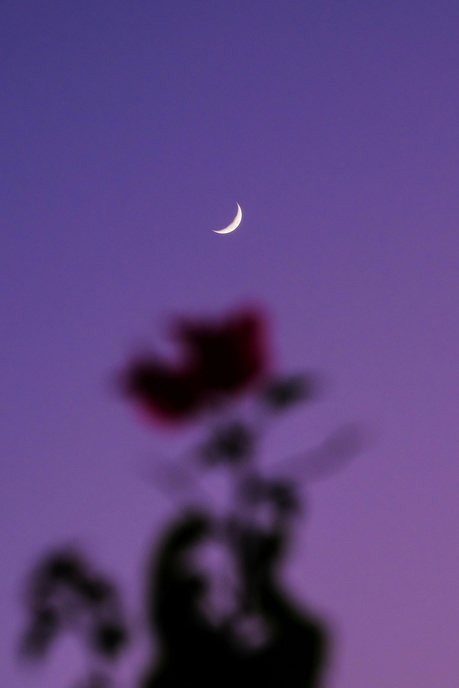
#> input picture images/moon.jpg, 459 x 688 px, shrunk from 3083 x 4624 before the run
$ jupyter execute 7_4_morphology.ipynb
#> lines starting #> are read from the running program, lines starting #| are printed output that depends on the picture; after the words box and inside, x2 and y2 are one past the last pixel; in counts of white or black regions, pixels touching at a corner belong together
# 7.4  모폴로지
형태학이라는 뜻으로 영상의 객체들의 형태를 분석하고 처리하는 기법이다. 영상 내에 존재하는 객체의 형태를 변형시켜서 불필요한 잡음을 제거하거나 객체를 뚜렷하게 하여 영상의 경계, 골격, 블록 등의 형태를 표현하는데 필요한 요소를 추출한다.
모폴로지는 이진 영상에서 수행되고 대표적인 연산 방법으로 침식 연산과 팽창 연산이 있으며 둘을 조합한 닫힘, 열림 연산이 있다.

## 7.4.1 침식 연산
침식을 시켜 객체의 크기는 축소되고 배경은 확장시키는 연산이며 크기 축소로 인해서 잡음 같은 작은 크기의 객체들은 사라질 수 있다.
이러한 현상을 이용해서 소금-후추 잡음, 임펄스 잡음들을 제거하고 영상 내에서 객체의 돌출부를 감소시켜서 서로 닿는 물체를 분리할 때도 유용하다.
마스크와 모두 같아야 침식 시키지 않는다.

[cell 1]
import numpy as np, cv2
import matplotlib.pyplot as plt

[cell 2]
def erode(img, mask=None):
    dst = np.zeros(img.shape, np.uint8)
    if mask is None: mask = np.ones((3, 3), np.uint8)
    ycenter, xcenter = np.divmod(mask.shape[:2], 2)[0]

    mcnt = cv2.countNonZero(mask) # 일치하는 원소의 개수를 파악하는 함수
    for i in range(ycenter, img.shape[0] - ycenter):
        for j in range(xcenter, img.shape[1] - xcenter):
            y1, y2 = i - ycenter, i + ycenter + 1
            x1, x2 = j - xcenter, j + xcenter + 1
            roi = img[y1:y2, x1:x2]
            temp = cv2.bitwise_and(roi, mask)
            cnt = cv2.countNonZero(temp)
            dst[i, j] = 255 if (cnt == mcnt) else 0

    return dst

img = cv2.imread("../images/moon.jpg", cv2.IMREAD_GRAYSCALE)
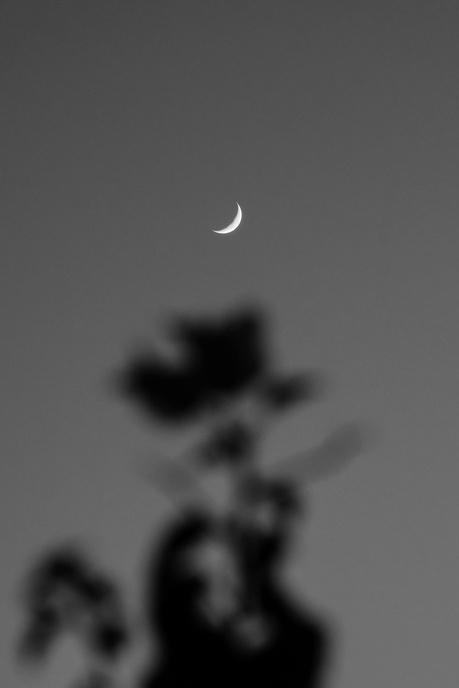
#> img: shape (688, 459); min 0, max 255, mean 80.3

data = [
    0, 1, 0,
    1, 1, 1,
    0, 1, 0
]
mask = np.array(data, np.uint8).reshape(3, 3)
th_img = cv2.threshold(img, 128, 255, cv2.THRESH_BINARY)[1]
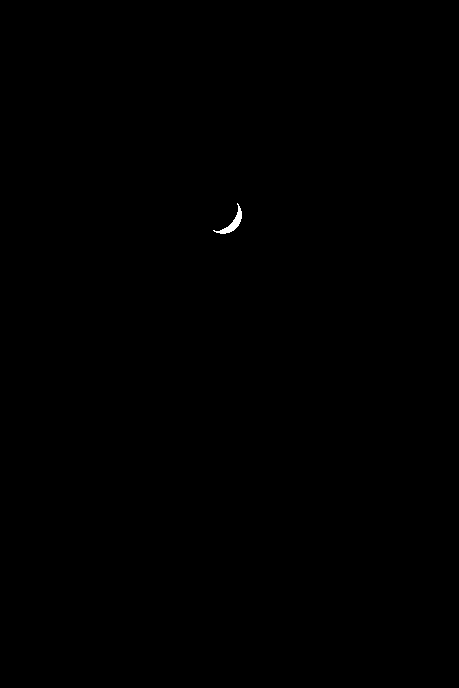
#> th_img: shape (688, 459); 0.07% white; 1 white region, box (x1, y1, x2, y2) and area: (213, 203, 242, 234) 221

dst1 = erode(th_img, mask)
#> after the loop in erode, `for i in range(ycenter, img.shape[0] - ycenter):`: dst: shape (688, 459); 0.04% white; 1 white region, box (x1, y1, x2, y2) and area: (220, 208, 241, 233) 138
dst2 = cv2.erode(th_img, mask)

titles = ['img', 'dst1', 'dst2']
fig, axs = plt.subplots(nrows=1, ncols=3, figsize=(8, 20))

for ax, title in zip(axs.flat, titles):
    ax.imshow(eval(title), cmap='gray')
    ax.set_title(title)
    ax.axis('off')

plt.tight_layout()
plt.show()
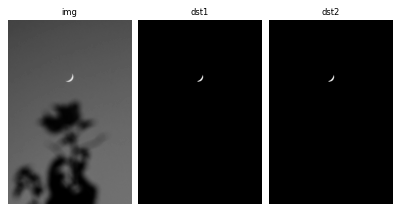
#> figure drawn by matplotlib, 3 panels

## 7.4.2 팽창 연산
팽창은 객체의 가장 외곽 화소를 확장시키기 때문에 객체의 크기는 확대되고 배경은 축소된다. 또한 객체 내부의 빈 공간도 메워지게 된다.

[cell 3]
def dilate(img, mask=None):
    dst = np.zeros(img.shape, np.uint8)
    if mask is None: mask = np.ones((3, 3), np.uint8)
    ycenter, xcenter = np.divmod(mask.shape[:2], 2)[0]

    for i in range(ycenter, img.shape[0] - ycenter):
        for j in range(xcenter, img.shape[1] - xcenter):
            y1, y2 = i - ycenter, i + ycenter + 1
            x1, x2 = j - xcenter, j + xcenter + 1
            roi = img[y1:y2, x1:x2]
            temp = cv2.bitwise_and(roi, mask)
            cnt = cv2.countNonZero(temp)
            dst[i, j] = 0 if (cnt == 0) else 255
#> dst: shape (688, 459); 0.1% white; 1 white region, box (x1, y1, x2, y2) and area: (212, 202, 243, 235) 310

    return dst

img = cv2.imread("../images/moon.jpg", cv2.IMREAD_GRAYSCALE)

data = [
    [0, 1, 0],
    [1, 1, 1],
    [0, 1, 0]
]
mask = np.array(data).astype('uint8')
th_img = cv2.threshold(img, 128, 255, cv2.THRESH_BINARY)[1]

dst1 = dilate(th_img, mask)
dst2 = cv2.dilate(th_img, mask)

titles = ['img', 'dst1', 'dst2']
fig, axs = plt.subplots(nrows=1, ncols=3, figsize=(8, 20))

for ax, title in zip(axs.flat, titles):
    ax.imshow(eval(title), cmap='gray')
    ax.set_title(title)
    ax.axis('off')

plt.tight_layout()
plt.show()

## 7.4.3 열림 연산과 닫침연산
* 열림 연산
침식 연산을 먼저 수행하고 바로 팽창 연산을 수행한다. 그래서 침식으로 인해 객체는 축소되고 배경 부분의 미세한 잡음들은 제거되고 축소된 객체를 팽창으로 다시 원래 크기로 돌아온다.

* 닫힘 연산
열림 연산의 반대로 수행되고 팽창연산으로 객체가 확장되어 객체의 빈공간이 채워지고 침식 연산으로 확장된 객체의 크기가 원래대로 축소된다.

그리고 연산의 결과가 미흡하다면 반복적으로 수행이 가능하다.

[cell 4]
def opening(img, mask):
    tmp = erode(img, mask)
    dst = dilate(tmp, mask)
    return dst

def closing(img, mask):
    tmp = dilate(img, mask)
    dst = erode(tmp, mask)
    return dst

img = cv2.imread("../images/bench.jpg", cv2.IMREAD_GRAYSCALE)
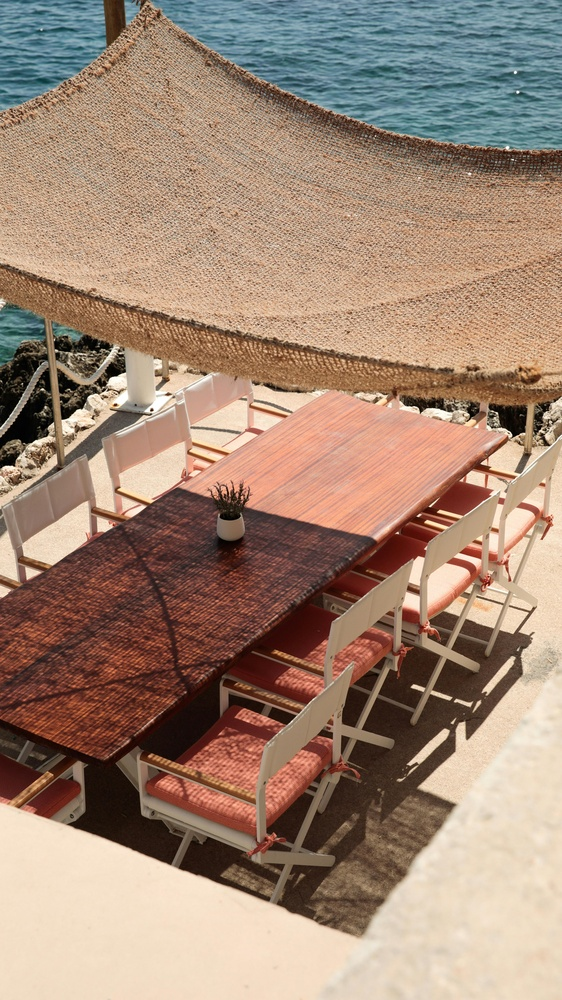
#> input picture images/bench.jpg, 562 x 1000 px, shrunk from 3780 x 6720 before the run
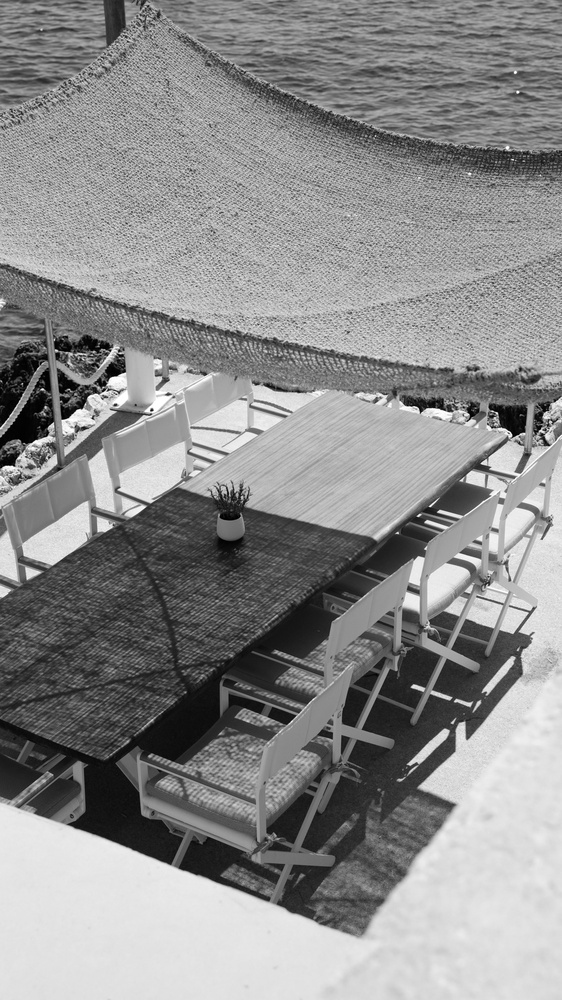
#> img: shape (1000, 562); min 0, max 255, mean 140.5

data = [
    [0, 1, 0],
    [1, 1, 1],
    [0, 1, 0]
]
mask = np.array(data).astype('uint8')
th_img = cv2.threshold(img, 128, 255, cv2.THRESH_BINARY)[1]
#> th_img: shape (1000, 562); 59% white; 6159 black regions (6031 under 20 px), largest, box (x1, y1, x2, y2) and area: (0, 436, 537, 935) 142547, (0, 263, 562, 543) 33068, (0, 0, 562, 191) 26657

dst1 = opening(th_img, mask)
#> after the loop in erode (call 2), `for i in range(ycenter, img.shape[0] - ycenter):`:
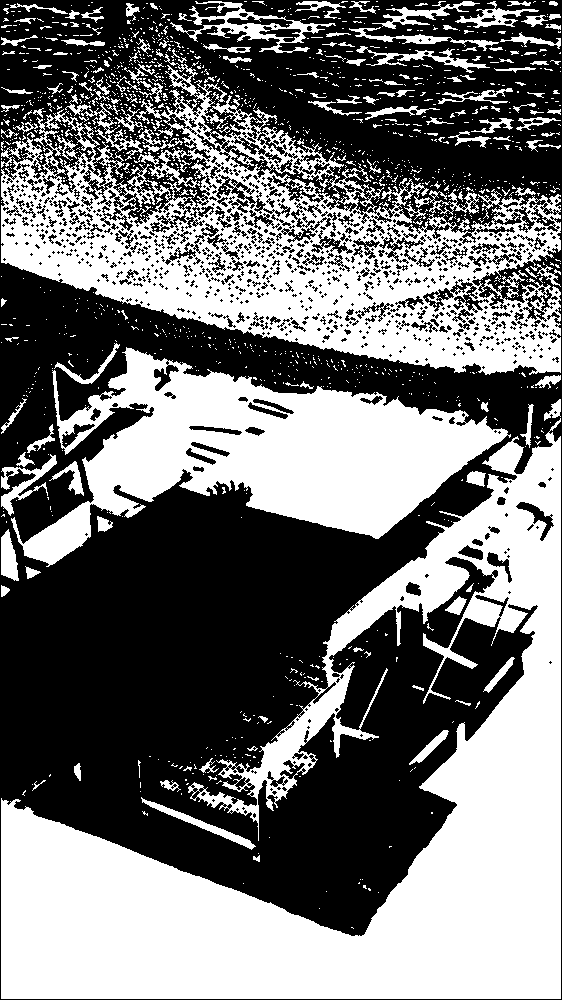
#> dst: shape (1000, 562); 45.8% white; 1401 white regions (1225 under 20 px), largest, box (x1, y1, x2, y2) and area: (1, 418, 561, 999) 119370, (1, 54, 561, 375) 66797, (11, 347, 511, 567) 46463
#> after the loop in dilate (call 2), `for i in range(ycenter, img.shape[0] - ycenter):`: dst: shape (1000, 562); 55.1% white; 3905 black regions (3757 under 20 px), largest, box (x1, y1, x2, y2) and area: (0, 0, 562, 1000) 235636, (517, 503, 553, 540) 275, (150, 66, 176, 104) 198
dst2 = closing(th_img, mask)
#> after the loop in dilate (call 3), `for i in range(ycenter, img.shape[0] - ycenter):`:
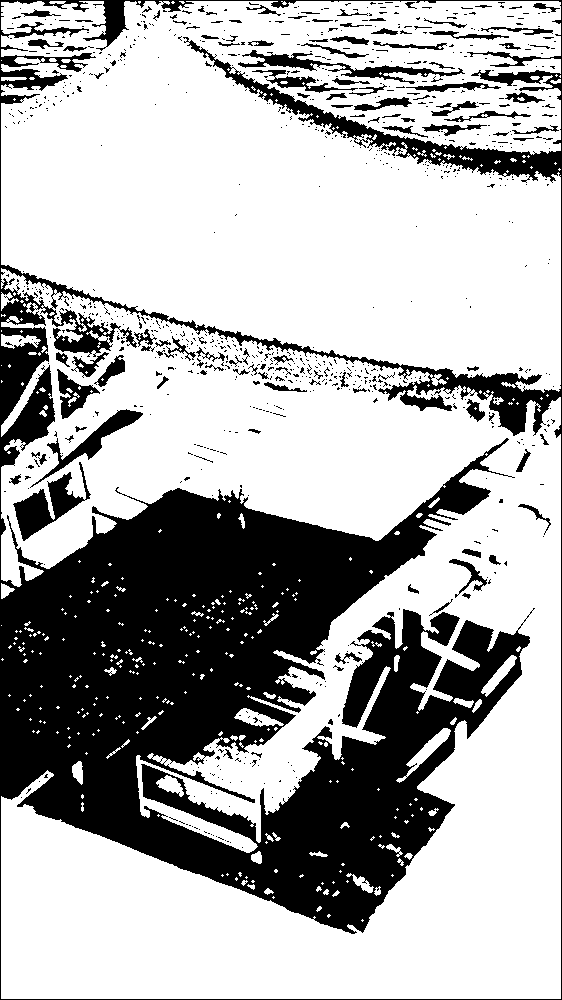
#> dst: shape (1000, 562); 68.5% white; 877 black regions (756 under 20 px), largest, box (x1, y1, x2, y2) and area: (0, 0, 562, 1000) 158785, (13, 462, 91, 541) 2105, (238, 50, 465, 84) 1634
#> after the loop in erode (call 3), `for i in range(ycenter, img.shape[0] - ycenter):`:
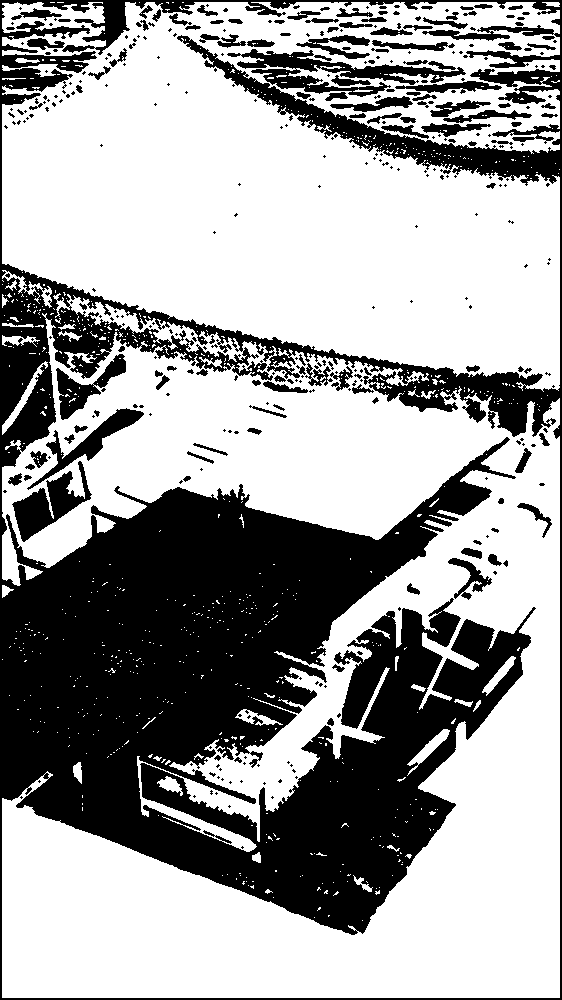
#> dst: shape (1000, 562); 62.7% white; 377 black regions (240 under 20 px), largest, box (x1, y1, x2, y2) and area: (0, 0, 562, 1000) 185489, (227, 49, 466, 97) 3715, (12, 461, 92, 542) 2461
dst3 = cv2.morphologyEx(th_img, cv2.MORPH_OPEN, mask)
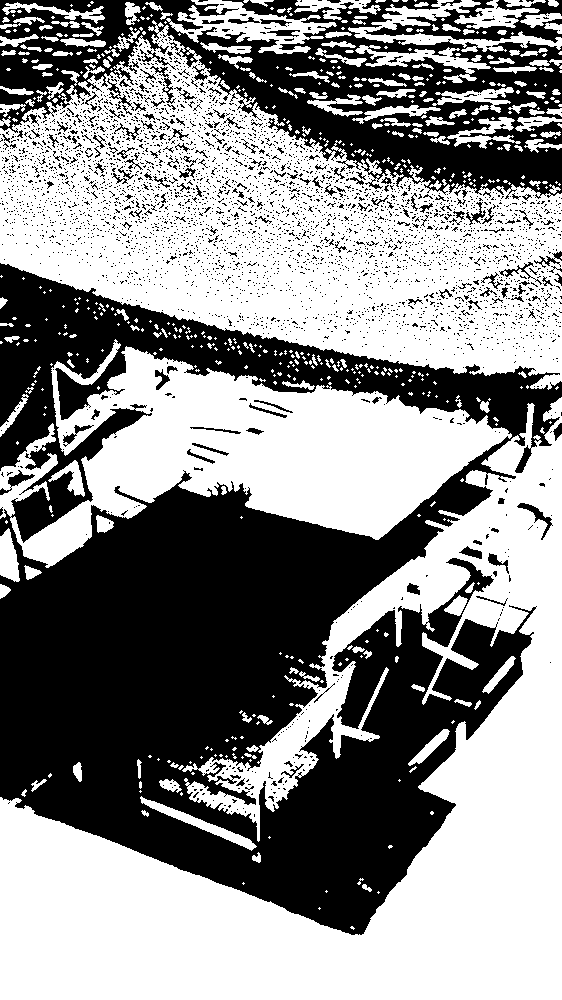
#> dst3: shape (1000, 562); 55.5% white; 3949 black regions (3792 under 20 px), largest, box (x1, y1, x2, y2) and area: (0, 263, 562, 935) 184193, (0, 0, 562, 199) 45607, (364, 0, 562, 43) 2990
dst4 = cv2.morphologyEx(th_img, cv2.MORPH_CLOSE, mask, iterations = 1)
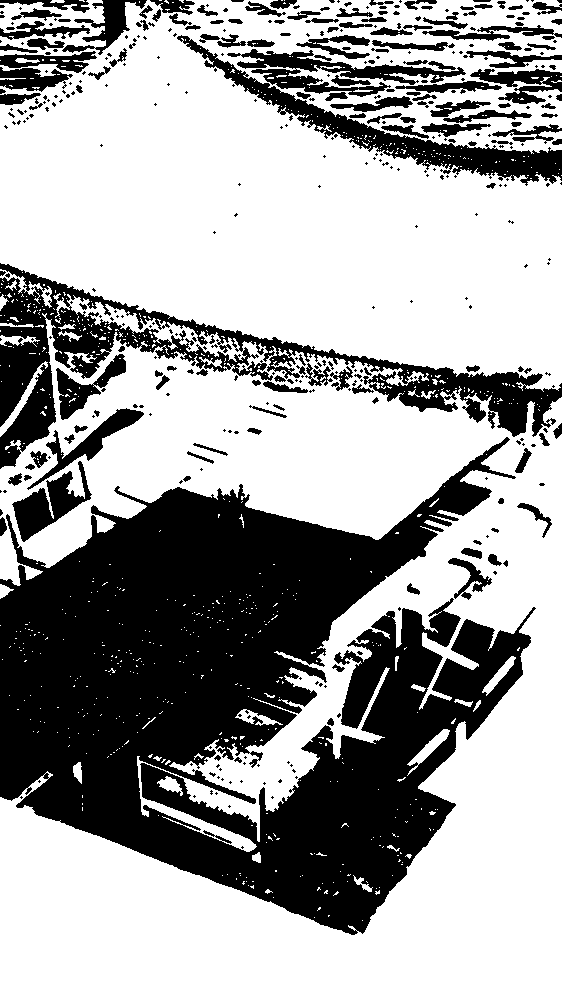
#> dst4: shape (1000, 562); 63.5% white; 421 black regions (254 under 20 px), largest, box (x1, y1, x2, y2) and area: (0, 437, 536, 935) 140427, (0, 263, 562, 469) 22352, (177, 35, 562, 186) 7803

titles = ['img', 'dst1', 'dst2', 'img', 'dst3', 'dst4']
fig, axs = plt.subplots(nrows=2, ncols=3, figsize=(8, 20))

for ax, title in zip(axs.flat, titles):
    ax.imshow(eval(title), cmap='gray')
    ax.set_title(title)
    ax.axis('off')

plt.tight_layout()
plt.show()
